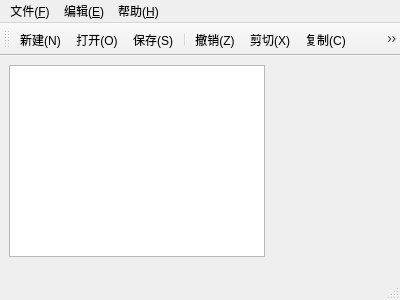
<?xml version="1.0" encoding="UTF-8"?>
<ui version="4.0">
 <class>MainWindow</class>
 <widget class="QMainWindow" name="MainWindow">
  <property name="geometry">
   <rect>
    <x>0</x>
    <y>0</y>
    <width>400</width>
    <height>300</height>
   </rect>
  </property>
  <property name="windowTitle">
   <string>MainWindow</string>
  </property>
  <widget class="QWidget" name="centralWidget">
   <widget class="QTextEdit" name="textEdit">
    <property name="geometry">
     <rect>
      <x>9</x>
      <y>9</y>
      <width>256</width>
      <height>192</height>
     </rect>
    </property>
   </widget>
  </widget>
  <widget class="QMenuBar" name="menuBar">
   <property name="geometry">
    <rect>
     <x>0</x>
     <y>0</y>
     <width>400</width>
     <height>23</height>
    </rect>
   </property>
   <widget class="QMenu" name="menu_F">
    <property name="title">
     <string>文件(&amp;F)</string>
    </property>
    <addaction name="action_New"/>
    <addaction name="action_Open"/>
    <addaction name="action_Close"/>
    <addaction name="separator"/>
    <addaction name="action_Save"/>
    <addaction name="action_SaveAs"/>
    <addaction name="separator"/>
    <addaction name="action_Exit"/>
   </widget>
   <widget class="QMenu" name="menu_E">
    <property name="title">
     <string>编辑(&amp;E)</string>
    </property>
    <addaction name="action_Undo"/>
    <addaction name="separator"/>
    <addaction name="action_Cut"/>
    <addaction name="action_Copy"/>
    <addaction name="action_Paste"/>
    <addaction name="separator"/>
    <addaction name="action_Find"/>
   </widget>
   <widget class="QMenu" name="menu_H">
    <property name="title">
     <string>帮助(&amp;H)</string>
    </property>
    <addaction name="action_Help"/>
   </widget>
   <addaction name="menu_F"/>
   <addaction name="menu_E"/>
   <addaction name="menu_H"/>
  </widget>
  <widget class="QToolBar" name="mainToolBar">
   <attribute name="toolBarArea">
    <enum>TopToolBarArea</enum>
   </attribute>
   <attribute name="toolBarBreak">
    <bool>false</bool>
   </attribute>
   <addaction name="action_New"/>
   <addaction name="action_Open"/>
   <addaction name="action_Save"/>
   <addaction name="separator"/>
   <addaction name="action_Undo"/>
   <addaction name="action_Cut"/>
   <addaction name="action_Copy"/>
   <addaction name="action_Paste"/>
   <addaction name="separator"/>
   <addaction name="action_Find"/>
  </widget>
  <widget class="QStatusBar" name="statusBar"/>
  <action name="action_New">
   <property name="icon">
    <iconset resource="myResource.qrc">
     <normaloff>:/myImages/images/document-new.png</normaloff>:/myImages/images/document-new.png</iconset>
   </property>
   <property name="text">
    <string>新建(&amp;N)</string>
   </property>
   <property name="shortcut">
    <string>Ctrl+N</string>
   </property>
  </action>
  <action name="action_Open">
   <property name="icon">
    <iconset resource="myResource.qrc">
     <normaloff>:/myImages/images/document-open.png</normaloff>:/myImages/images/document-open.png</iconset>
   </property>
   <property name="text">
    <string>打开(&amp;O)</string>
   </property>
   <property name="shortcut">
    <string>Ctrl+O</string>
   </property>
  </action>
  <action name="action_Close">
   <property name="icon">
    <iconset resource="myResource.qrc">
     <normaloff>:/myImages/images/gtk-close.png</normaloff>:/myImages/images/gtk-close.png</iconset>
   </property>
   <property name="text">
    <string>关闭(&amp;C)</string>
   </property>
   <property name="shortcut">
    <string>Ctrl+W</string>
   </property>
  </action>
  <action name="action_Save">
   <property name="icon">
    <iconset resource="myResource.qrc">
     <normaloff>:/myImages/images/document-save.png</normaloff>:/myImages/images/document-save.png</iconset>
   </property>
   <property name="text">
    <string>保存(&amp;S)</string>
   </property>
   <property name="shortcut">
    <string>Ctrl+S</string>
   </property>
  </action>
  <action name="action_SaveAs">
   <property name="icon">
    <iconset resource="myResource.qrc">
     <normaloff>:/myImages/images/document-save-as.png</normaloff>:/myImages/images/document-save-as.png</iconset>
   </property>
   <property name="text">
    <string>另存为(&amp;A)</string>
   </property>
  </action>
  <action name="action_Exit">
   <property name="icon">
    <iconset resource="myResource.qrc">
     <normaloff>:/myImages/images/exit.png</normaloff>:/myImages/images/exit.png</iconset>
   </property>
   <property name="text">
    <string>退出(&amp;X)</string>
   </property>
   <property name="shortcut">
    <string>Ctrl+Q</string>
   </property>
  </action>
  <action name="action_Undo">
   <property name="icon">
    <iconset resource="myResource.qrc">
     <normaloff>:/myImages/images/edit-undo.png</normaloff>:/myImages/images/edit-undo.png</iconset>
   </property>
   <property name="text">
    <string>撤销(&amp;Z)</string>
   </property>
   <property name="shortcut">
    <string>Ctrl+Z</string>
   </property>
  </action>
  <action name="action_Cut">
   <property name="icon">
    <iconset resource="myResource.qrc">
     <normaloff>:/myImages/images/editcut.png</normaloff>:/myImages/images/editcut.png</iconset>
   </property>
   <property name="text">
    <string>剪切(&amp;X)</string>
   </property>
   <property name="shortcut">
    <string>Ctrl+X</string>
   </property>
  </action>
  <action name="action_Copy">
   <property name="icon">
    <iconset resource="myResource.qrc">
     <normaloff>:/myImages/images/editcopy.png</normaloff>:/myImages/images/editcopy.png</iconset>
   </property>
   <property name="text">
    <string>复制(&amp;C)</string>
   </property>
   <property name="shortcut">
    <string>Ctrl+C</string>
   </property>
  </action>
  <action name="action_Paste">
   <property name="icon">
    <iconset resource="myResource.qrc">
     <normaloff>:/myImages/images/editpaste.png</normaloff>:/myImages/images/editpaste.png</iconset>
   </property>
   <property name="text">
    <string>粘贴(&amp;V)</string>
   </property>
   <property name="shortcut">
    <string>Ctrl+V</string>
   </property>
  </action>
  <action name="action_Find">
   <property name="icon">
    <iconset resource="myResource.qrc">
     <normaloff>:/myImages/images/edit-find.png</normaloff>:/myImages/images/edit-find.png</iconset>
   </property>
   <property name="text">
    <string>查找(&amp;F)</string>
   </property>
   <property name="shortcut">
    <string>Ctrl+F</string>
   </property>
  </action>
  <action name="action_Help">
   <property name="icon">
    <iconset resource="myResource.qrc">
     <normaloff>:/myImages/images/help.png</normaloff>:/myImages/images/help.png</iconset>
   </property>
   <property name="text">
    <string>版本说明</string>
   </property>
   <property name="shortcut">
    <string>Ctrl+H</string>
   </property>
  </action>
 </widget>
 <layoutdefault spacing="6" margin="11"/>
 <resources>
  <include location="myResource.qrc"/>
 </resources>
 <connections/>
</ui>
